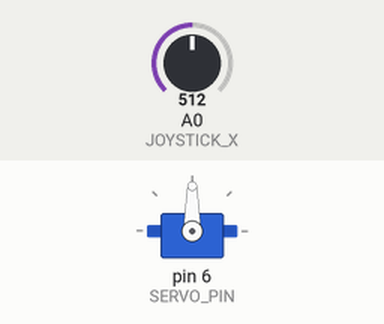
Bench run of a sketch on a simulated Arduino Uno, built with avr-gcc and run on an emulated ATmega328P. On the bench: servo. The inputs (shaded band) are chosen by the test bench; at power-on: A0 (JOYSTICK_X) = 512. What the sketch prints to the serial monitor is not drawn.

Above: at 1.2 s.
1.3 s: A0 (JOYSTICK_X) set to 11
At 1.9 s:
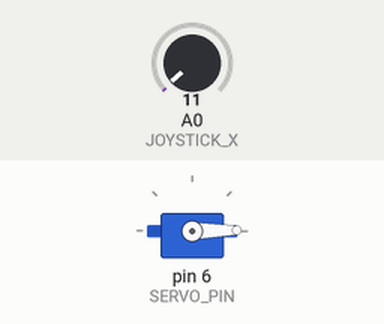
2.8 s: A0 (JOYSTICK_X) set to 8
4.3 s: A0 (JOYSTICK_X) set to 122
At 4.6 s:
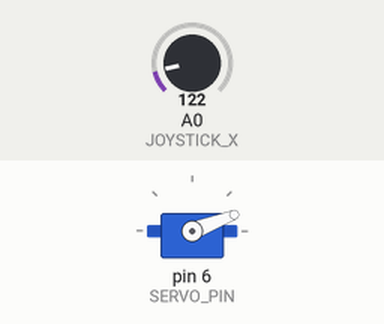
5.8 s: A0 (JOYSTICK_X) set to 306
At 6.3 s:
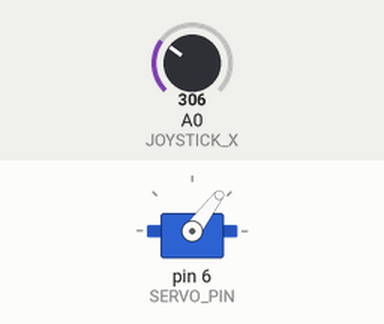
7.3 s: A0 (JOYSTICK_X) set to 716
At 8.1 s:
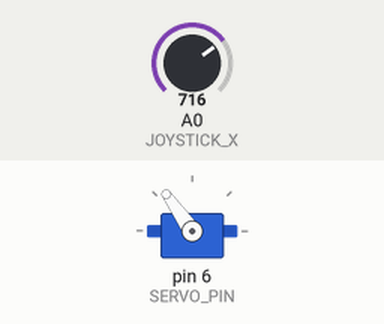
8.8 s: A0 (JOYSTICK_X) set to 983
At 9.2 s:
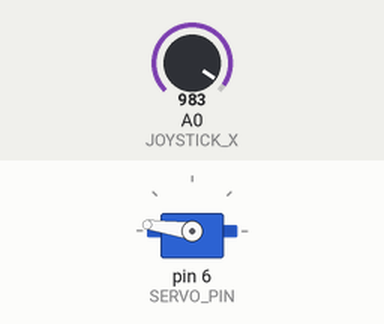
10.3 s: A0 (JOYSTICK_X) set to 1011
At 11.0 s:
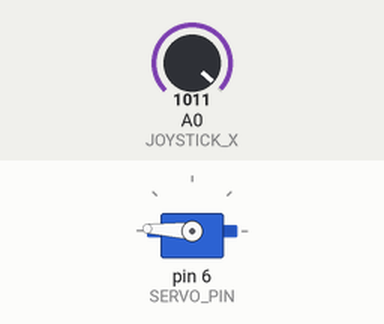
Timing chart, 0 to 12.8 s (numbered marks = the images above; inputs shaded):
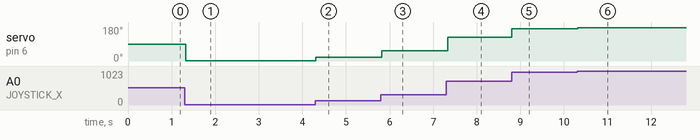

Measured:
- after the input at 1.3 s, servo on pin 6 (SERVO_PIN): 90° → 1° at once
- after the input at 2.8 s, every drawn part: stays the same
- after the input at 4.3 s, servo on pin 6 (SERVO_PIN): 1° → 21° at once
- after the input at 5.8 s, servo on pin 6 (SERVO_PIN): 21° → 53° at once
- after the input at 7.3 s, servo on pin 6 (SERVO_PIN): 53° → 125° at once
- after the input at 8.8 s, servo on pin 6 (SERVO_PIN): 125° → 172° at once
- after the input at 10.3 s, servo on pin 6 (SERVO_PIN): 172° → 177° at once

The sketch:

sketch_arduino.ino
```cpp
#include <Servo.h>

#define SERVO_PIN 6
#define JOY_VCC A2
#define JOY_GND A3
#define JOYSTICK_X A0

Servo gateServo;

void setup() {
  // Joystick power
  pinMode(JOY_VCC, OUTPUT);
  pinMode(JOY_GND, OUTPUT);
  digitalWrite(JOY_VCC, HIGH);
  digitalWrite(JOY_GND, LOW);

  // Servo setup
  gateServo.attach(SERVO_PIN);
  gateServo.write(0); // initial position

  Serial.begin(9600);
  Serial.println("🕹️ Servo Joystick Control Initialized...");
}

void loop() {
  int joystickX = analogRead(JOYSTICK_X);
  Serial.print("🕹️ Joystick X: ");
  Serial.println(joystickX);

  // Map joystick X (0–1023) to servo angle (0–180)
  int servoPos = map(joystickX, 0, 1023, 0, 180);
  gateServo.write(servoPos);

  delay(50); // small delay for smooth movement
}
```
